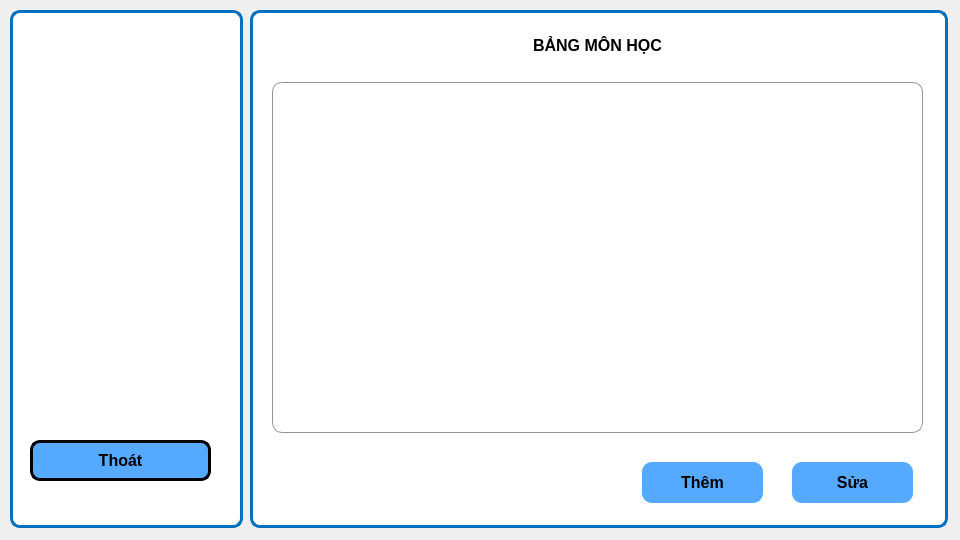
<?xml version="1.0" encoding="UTF-8"?>
<ui version="4.0">
 <class>man_hinh_bang_mon_hoc</class>
 <widget class="QWidget" name="man_hinh_bang_mon_hoc">
  <property name="geometry">
   <rect>
    <x>0</x>
    <y>0</y>
    <width>960</width>
    <height>540</height>
   </rect>
  </property>
  <property name="windowTitle">
   <string>Form</string>
  </property>
  <widget class="QGroupBox" name="groupBox">
   <property name="geometry">
    <rect>
     <x>10</x>
     <y>10</y>
     <width>233</width>
     <height>518</height>
    </rect>
   </property>
   <property name="styleSheet">
    <string notr="true">border: 3px solid rgb(0, 112, 192);
background-color: rgb(255, 255, 255);
border-radius: 10px</string>
   </property>
   <property name="title">
    <string/>
   </property>
   <widget class="QGroupBox" name="groupBox_4">
    <property name="geometry">
     <rect>
      <x>10</x>
      <y>10</y>
      <width>207</width>
      <height>231</height>
     </rect>
    </property>
    <property name="styleSheet">
     <string notr="true">border: None;
</string>
    </property>
    <property name="title">
     <string/>
    </property>
   </widget>
   <widget class="QPushButton" name="thoat">
    <property name="geometry">
     <rect>
      <x>20</x>
      <y>430</y>
      <width>181</width>
      <height>41</height>
     </rect>
    </property>
    <property name="sizePolicy">
     <sizepolicy hsizetype="Fixed" vsizetype="Fixed">
      <horstretch>0</horstretch>
      <verstretch>0</verstretch>
     </sizepolicy>
    </property>
    <property name="font">
     <font>
      <family>Tahoma</family>
      <pointsize>12</pointsize>
      <bold>true</bold>
     </font>
    </property>
    <property name="styleSheet">
     <string notr="true">border: 3px solid rgb(0,0,0);
background-color: rgb(85, 170, 255);</string>
    </property>
    <property name="text">
     <string>Thoát</string>
    </property>
    <property name="icon">
     <iconset>
      <normalon>../../icon/exit.png</normalon>
     </iconset>
    </property>
   </widget>
  </widget>
  <widget class="QGroupBox" name="groupBox_2">
   <property name="geometry">
    <rect>
     <x>250</x>
     <y>10</y>
     <width>698</width>
     <height>518</height>
    </rect>
   </property>
   <property name="styleSheet">
    <string notr="true">border: 3px solid rgb(0, 112, 192);
background-color: rgb(255, 255, 255);
border-radius: 10px</string>
   </property>
   <property name="title">
    <string/>
   </property>
   <layout class="QVBoxLayout" name="verticalLayout" stretch="0">
    <item>
     <widget class="QGroupBox" name="groupBox_3">
      <property name="styleSheet">
       <string notr="true">border: None;</string>
      </property>
      <property name="title">
       <string/>
      </property>
      <widget class="QGroupBox" name="groupBox_7">
       <property name="geometry">
        <rect>
         <x>170</x>
         <y>420</y>
         <width>511</width>
         <height>81</height>
        </rect>
       </property>
       <property name="title">
        <string/>
       </property>
       <widget class="QPushButton" name="them">
        <property name="geometry">
         <rect>
          <x>210</x>
          <y>20</y>
          <width>121</width>
          <height>41</height>
         </rect>
        </property>
        <property name="font">
         <font>
          <family>Tahoma</family>
          <pointsize>12</pointsize>
          <bold>true</bold>
         </font>
        </property>
        <property name="styleSheet">
         <string notr="true">background-color: rgba(46, 82, 101, 200);
background-color: rgb(85, 170, 255);</string>
        </property>
        <property name="text">
         <string>Thêm</string>
        </property>
        <property name="icon">
         <iconset>
          <normalon>../../icon/plus (1).png</normalon>
         </iconset>
        </property>
       </widget>
       <widget class="QPushButton" name="sua">
        <property name="geometry">
         <rect>
          <x>360</x>
          <y>20</y>
          <width>121</width>
          <height>41</height>
         </rect>
        </property>
        <property name="font">
         <font>
          <family>Tahoma</family>
          <pointsize>12</pointsize>
          <bold>true</bold>
         </font>
        </property>
        <property name="styleSheet">
         <string notr="true">background-color: rgba(46, 82, 101, 200);
background-color: rgb(85, 170, 255);</string>
        </property>
        <property name="text">
         <string>Sửa</string>
        </property>
        <property name="icon">
         <iconset>
          <normalon>../../icon/fix.png</normalon>
         </iconset>
        </property>
       </widget>
      </widget>
      <widget class="QTableWidget" name="danh_sach_mon">
       <property name="geometry">
        <rect>
         <x>10</x>
         <y>60</y>
         <width>651</width>
         <height>351</height>
        </rect>
       </property>
       <property name="styleSheet">
        <string notr="true">border: 1px solid rgb(148, 148, 148);
border-radius: 10px</string>
       </property>
       <attribute name="verticalHeaderShowSortIndicator" stdset="0">
        <bool>false</bool>
       </attribute>
       <attribute name="verticalHeaderStretchLastSection">
        <bool>false</bool>
       </attribute>
      </widget>
      <widget class="QTextEdit" name="textEdit">
       <property name="geometry">
        <rect>
         <x>-10</x>
         <y>10</y>
         <width>691</width>
         <height>41</height>
        </rect>
       </property>
       <property name="html">
        <string>&lt;!DOCTYPE HTML PUBLIC &quot;-//W3C//DTD HTML 4.0//EN&quot; &quot;http://www.w3.org/TR/REC-html40/strict.dtd&quot;&gt;
&lt;html&gt;&lt;head&gt;&lt;meta name=&quot;qrichtext&quot; content=&quot;1&quot; /&gt;&lt;meta charset=&quot;utf-8&quot; /&gt;&lt;style type=&quot;text/css&quot;&gt;
p, li { white-space: pre-wrap; }
hr { height: 1px; border-width: 0; }
li.unchecked::marker { content: &quot;\2610&quot;; }
li.checked::marker { content: &quot;\2612&quot;; }
&lt;/style&gt;&lt;/head&gt;&lt;body style=&quot; font-family:'Segoe UI'; font-size:9pt; font-weight:400; font-style:normal;&quot;&gt;
&lt;p align=&quot;center&quot; style=&quot; margin-top:0px; margin-bottom:0px; margin-left:0px; margin-right:0px; -qt-block-indent:0; text-indent:0px;&quot;&gt;&lt;span style=&quot; font-family:'MS Shell Dlg 2'; font-size:12pt; font-weight:600;&quot;&gt;BẢNG MÔN HỌC&lt;/span&gt;&lt;/p&gt;&lt;/body&gt;&lt;/html&gt;</string>
       </property>
      </widget>
     </widget>
    </item>
   </layout>
  </widget>
 </widget>
 <resources/>
 <connections/>
</ui>
